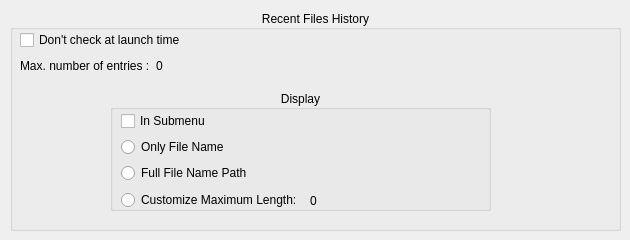
       <widget class="QWidget" name="IDD_PREFERENCE_RECENTFILESHISTORY_BOX">
        <widget class="QGroupBox" name="IDC_HISTORY_GB_STATIC">
         <property name="geometry">
          <rect>
           <x>10</x>
           <y>10</y>
           <width>611</width>
           <height>221</height>
          </rect>
         </property>
         <property name="title">
          <string>Recent Files History</string>
         </property>
         <property name="alignment">
          <set>Qt::AlignCenter</set>
         </property>
         <widget class="QGroupBox" name="IDC_DISPLAY_STATIC">
          <property name="geometry">
           <rect>
            <x>100</x>
            <y>80</y>
            <width>381</width>
            <height>121</height>
           </rect>
          </property>
          <property name="minimumSize">
           <size>
            <width>0</width>
            <height>121</height>
           </size>
          </property>
          <property name="maximumSize">
           <size>
            <width>16777215</width>
            <height>121</height>
           </size>
          </property>
          <property name="title">
           <string>Display</string>
          </property>
          <property name="alignment">
           <set>Qt::AlignCenter</set>
          </property>
          <widget class="QWidget" name="layoutWidget_2">
           <property name="geometry">
            <rect>
             <x>11</x>
             <y>21</y>
             <width>371</width>
             <height>101</height>
            </rect>
           </property>
           <layout class="QVBoxLayout" name="verticalLayout_14">
            <item>
             <widget class="QCheckBox" name="IDC_CHECK_INSUBMENU">
              <property name="text">
               <string>In Submenu</string>
              </property>
             </widget>
            </item>
            <item>
             <widget class="QRadioButton" name="IDC_RADIO_ONLYFILENAME">
              <property name="text">
               <string>Only File Name</string>
              </property>
             </widget>
            </item>
            <item>
             <widget class="QRadioButton" name="IDC_RADIO_FULLFILENAMEPATH">
              <property name="text">
               <string>Full File Name Path</string>
              </property>
             </widget>
            </item>
            <item>
             <layout class="QHBoxLayout" name="horizontalLayout_7">
              <item>
               <widget class="QRadioButton" name="IDC_RADIO_CUSTOMIZELENTH">
                <property name="text">
                 <string>Customize Maximum Length:</string>
                </property>
               </widget>
              </item>
              <item>
               <widget class="QLabel" name="IDC_CUSTOMIZELENGTHVAL_STATIC">
                <property name="text">
                 <string>0</string>
                </property>
               </widget>
              </item>
             </layout>
            </item>
           </layout>
          </widget>
         </widget>
         <widget class="QWidget" name="layoutWidget">
          <property name="geometry">
           <rect>
            <x>10</x>
            <y>20</y>
            <width>237</width>
            <height>45</height>
           </rect>
          </property>
          <layout class="QVBoxLayout" name="verticalLayout_15">
           <item>
            <widget class="QCheckBox" name="IDC_CHECK_DONTCHECKHISTORY">
             <property name="text">
              <string>Don't check at launch time</string>
             </property>
            </widget>
           </item>
           <item>
            <layout class="QHBoxLayout" name="horizontalLayout_8">
             <item>
              <widget class="QLabel" name="IDC_MAXNBFILE_STATIC">
               <property name="text">
                <string>Max. number of entries :</string>
               </property>
              </widget>
             </item>
             <item>
              <widget class="QLabel" name="IDC_MAXNBFILEVAL_STATIC">
               <property name="text">
                <string>0</string>
               </property>
              </widget>
             </item>
            </layout>
           </item>
          </layout>
         </widget>
        </widget>
       </widget>
